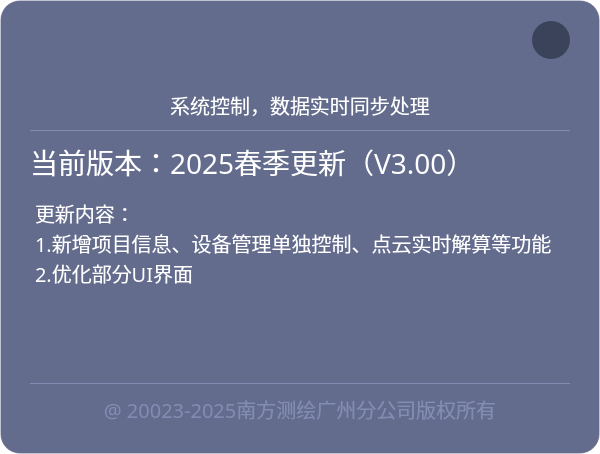
<?xml version="1.0" encoding="UTF-8"?>
<ui version="4.0">
 <class>AboutDialog</class>
 <widget class="QDialog" name="AboutDialog">
  <property name="geometry">
   <rect>
    <x>0</x>
    <y>0</y>
    <width>600</width>
    <height>454</height>
   </rect>
  </property>
  <property name="windowTitle">
   <string>Dialog</string>
  </property>
  <property name="styleSheet">
   <string notr="true">QWidget{
	color: white;
    font-family: &quot;思源黑体&quot;;
    background: transparent;
}
</string>
  </property>
  <layout class="QVBoxLayout" name="verticalLayout_2">
   <property name="spacing">
    <number>0</number>
   </property>
   <property name="leftMargin">
    <number>0</number>
   </property>
   <property name="topMargin">
    <number>0</number>
   </property>
   <property name="rightMargin">
    <number>0</number>
   </property>
   <property name="bottomMargin">
    <number>0</number>
   </property>
   <item>
    <widget class="QWidget" name="centralwidget" native="true">
     <property name="font">
      <font>
       <family>思源黑体</family>
       <pointsize>15</pointsize>
      </font>
     </property>
     <property name="styleSheet">
      <string notr="true">QWidget#centralwidget{
border-radius: 20px;
background: rgba(61, 71, 112, 0.8);

border: 1px solid rgba(255, 255, 255, 0.2);
}

QFrame{
background: rgba(129, 141, 179, 1);
}

QPushButton {
border:none;
background:transparent;
}

QToolButton {
border:none;
background:transparent;
}

QLabel {
border:none;
background:transparent;
}</string>
     </property>
     <layout class="QVBoxLayout" name="verticalLayout">
      <property name="spacing">
       <number>10</number>
      </property>
      <property name="leftMargin">
       <number>30</number>
      </property>
      <property name="topMargin">
       <number>0</number>
      </property>
      <property name="rightMargin">
       <number>30</number>
      </property>
      <property name="bottomMargin">
       <number>30</number>
      </property>
      <item>
       <layout class="QGridLayout" name="gridLayout" rowstretch="1,1" columnstretch="0,1,0">
        <property name="topMargin">
         <number>0</number>
        </property>
        <property name="rightMargin">
         <number>0</number>
        </property>
        <property name="spacing">
         <number>0</number>
        </property>
        <item row="1" column="1">
         <widget class="QLabel" name="label">
          <property name="minimumSize">
           <size>
            <width>0</width>
            <height>40</height>
           </size>
          </property>
          <property name="text">
           <string/>
          </property>
          <property name="pixmap">
           <pixmap resource="../resources.qrc">:/assets/logo.png</pixmap>
          </property>
          <property name="alignment">
           <set>Qt::AlignmentFlag::AlignCenter</set>
          </property>
         </widget>
        </item>
        <item row="1" column="0">
         <spacer name="verticalSpacer">
          <property name="orientation">
           <enum>Qt::Orientation::Vertical</enum>
          </property>
          <property name="sizeType">
           <enum>QSizePolicy::Policy::Fixed</enum>
          </property>
          <property name="sizeHint" stdset="0">
           <size>
            <width>38</width>
            <height>40</height>
           </size>
          </property>
         </spacer>
        </item>
        <item row="0" column="1">
         <spacer name="verticalSpacer_2">
          <property name="orientation">
           <enum>Qt::Orientation::Vertical</enum>
          </property>
          <property name="sizeType">
           <enum>QSizePolicy::Policy::Fixed</enum>
          </property>
          <property name="sizeHint" stdset="0">
           <size>
            <width>20</width>
            <height>40</height>
           </size>
          </property>
         </spacer>
        </item>
        <item row="0" column="2" rowspan="2">
         <widget class="QPushButton" name="pushButton">
          <property name="sizePolicy">
           <sizepolicy hsizetype="Fixed" vsizetype="Fixed">
            <horstretch>0</horstretch>
            <verstretch>0</verstretch>
           </sizepolicy>
          </property>
          <property name="minimumSize">
           <size>
            <width>38</width>
            <height>38</height>
           </size>
          </property>
          <property name="maximumSize">
           <size>
            <width>38</width>
            <height>38</height>
           </size>
          </property>
          <property name="styleSheet">
           <string notr="true">    background-color: rgba(6, 18, 26, 0.46);
    border-radius: 19; /* 设置按钮为圆形 */
</string>
          </property>
          <property name="icon">
           <iconset resource="../resources.qrc">
            <normaloff>:/assets/button/close.png</normaloff>:/assets/button/close.png</iconset>
          </property>
          <property name="iconSize">
           <size>
            <width>19</width>
            <height>19</height>
           </size>
          </property>
         </widget>
        </item>
       </layout>
      </item>
      <item>
       <widget class="QLabel" name="label_2">
        <property name="font">
         <font>
          <family>思源黑体</family>
          <pointsize>15</pointsize>
         </font>
        </property>
        <property name="text">
         <string>系统控制，数据实时同步处理</string>
        </property>
        <property name="alignment">
         <set>Qt::AlignmentFlag::AlignCenter</set>
        </property>
       </widget>
      </item>
      <item>
       <widget class="Line" name="line">
        <property name="maximumSize">
         <size>
          <width>16777215</width>
          <height>1</height>
         </size>
        </property>
        <property name="styleSheet">
         <string notr="true">border: 1px solid rgba(129, 141, 179, 1);
</string>
        </property>
        <property name="orientation">
         <enum>Qt::Orientation::Horizontal</enum>
        </property>
       </widget>
      </item>
      <item>
       <widget class="QLabel" name="label_title">
        <property name="font">
         <font>
          <family>思源黑体</family>
          <pointsize>21</pointsize>
         </font>
        </property>
        <property name="text">
         <string>当前版本：2025春季更新（V3.00）</string>
        </property>
       </widget>
      </item>
      <item>
       <widget class="QPlainTextEdit" name="plainTextEdit_msg">
        <property name="font">
         <font>
          <family>思源黑体</family>
          <pointsize>15</pointsize>
         </font>
        </property>
        <property name="styleSheet">
         <string notr="true">   background: transparent;</string>
        </property>
        <property name="plainText">
         <string>更新内容：
1.新增项目信息、设备管理单独控制、点云实时解算等功能
2.优化部分UI界面</string>
        </property>
       </widget>
      </item>
      <item>
       <widget class="Line" name="line_2">
        <property name="maximumSize">
         <size>
          <width>16777215</width>
          <height>1</height>
         </size>
        </property>
        <property name="styleSheet">
         <string notr="true">border: 1px solid rgba(129, 141, 179, 1);
</string>
        </property>
        <property name="orientation">
         <enum>Qt::Orientation::Horizontal</enum>
        </property>
       </widget>
      </item>
      <item>
       <widget class="QLabel" name="label_4">
        <property name="font">
         <font>
          <family>思源黑体</family>
          <pointsize>15</pointsize>
         </font>
        </property>
        <property name="styleSheet">
         <string notr="true">color: rgba(129, 141, 179, 1);</string>
        </property>
        <property name="text">
         <string>@ 20023-2025南方测绘广州分公司版权所有</string>
        </property>
        <property name="alignment">
         <set>Qt::AlignmentFlag::AlignCenter</set>
        </property>
       </widget>
      </item>
     </layout>
    </widget>
   </item>
  </layout>
 </widget>
 <resources>
  <include location="../resources.qrc"/>
 </resources>
 <connections>
  <connection>
   <sender>pushButton</sender>
   <signal>clicked()</signal>
   <receiver>AboutDialog</receiver>
   <slot>reject()</slot>
   <hints>
    <hint type="sourcelabel">
     <x>553</x>
     <y>45</y>
    </hint>
    <hint type="destinationlabel">
     <x>556</x>
     <y>-4</y>
    </hint>
   </hints>
  </connection>
 </connections>
</ui>
